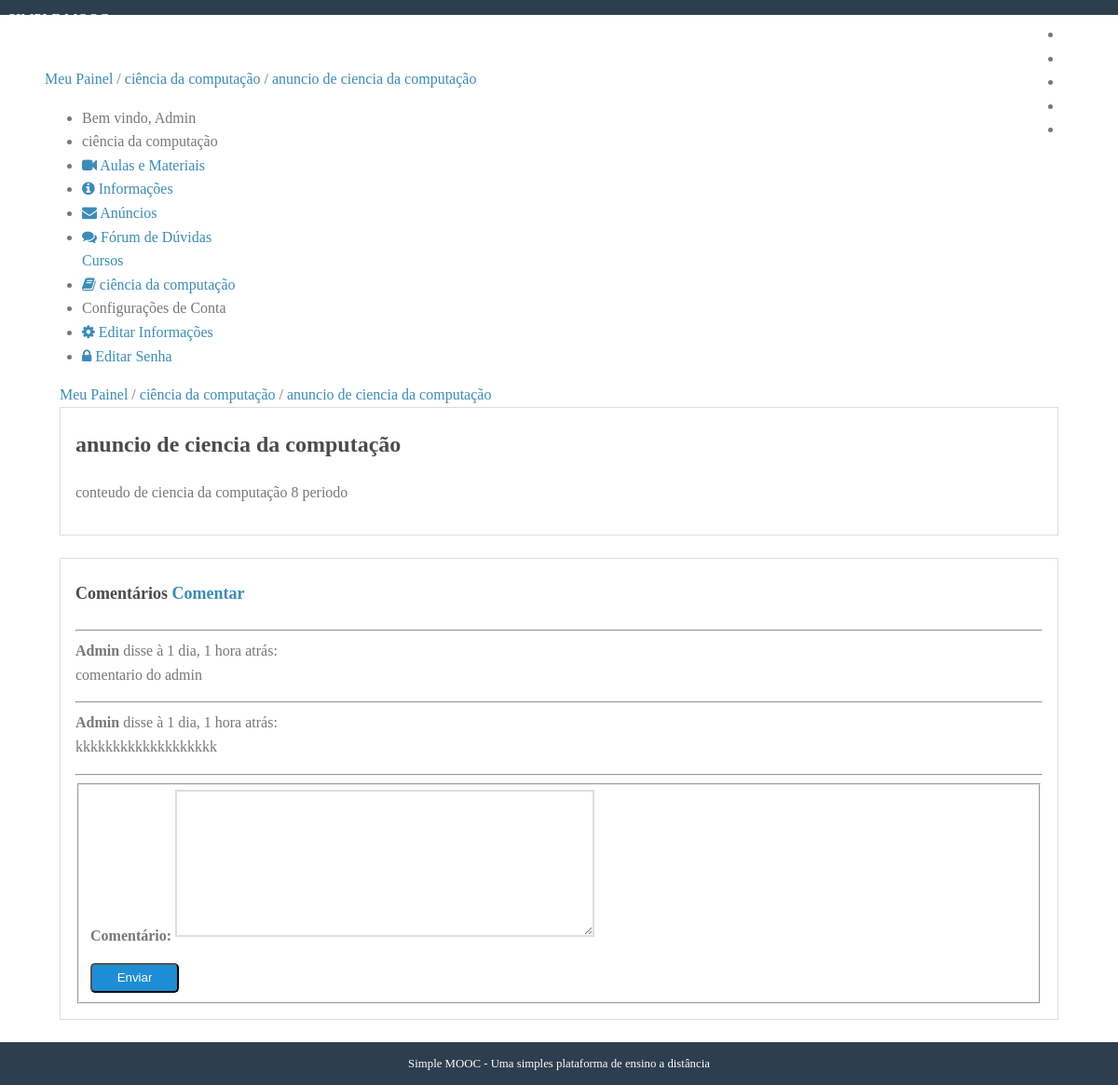
Before: /cursos/ciencia-da-computacao/anuncios/1 (signed in) with the older database file.
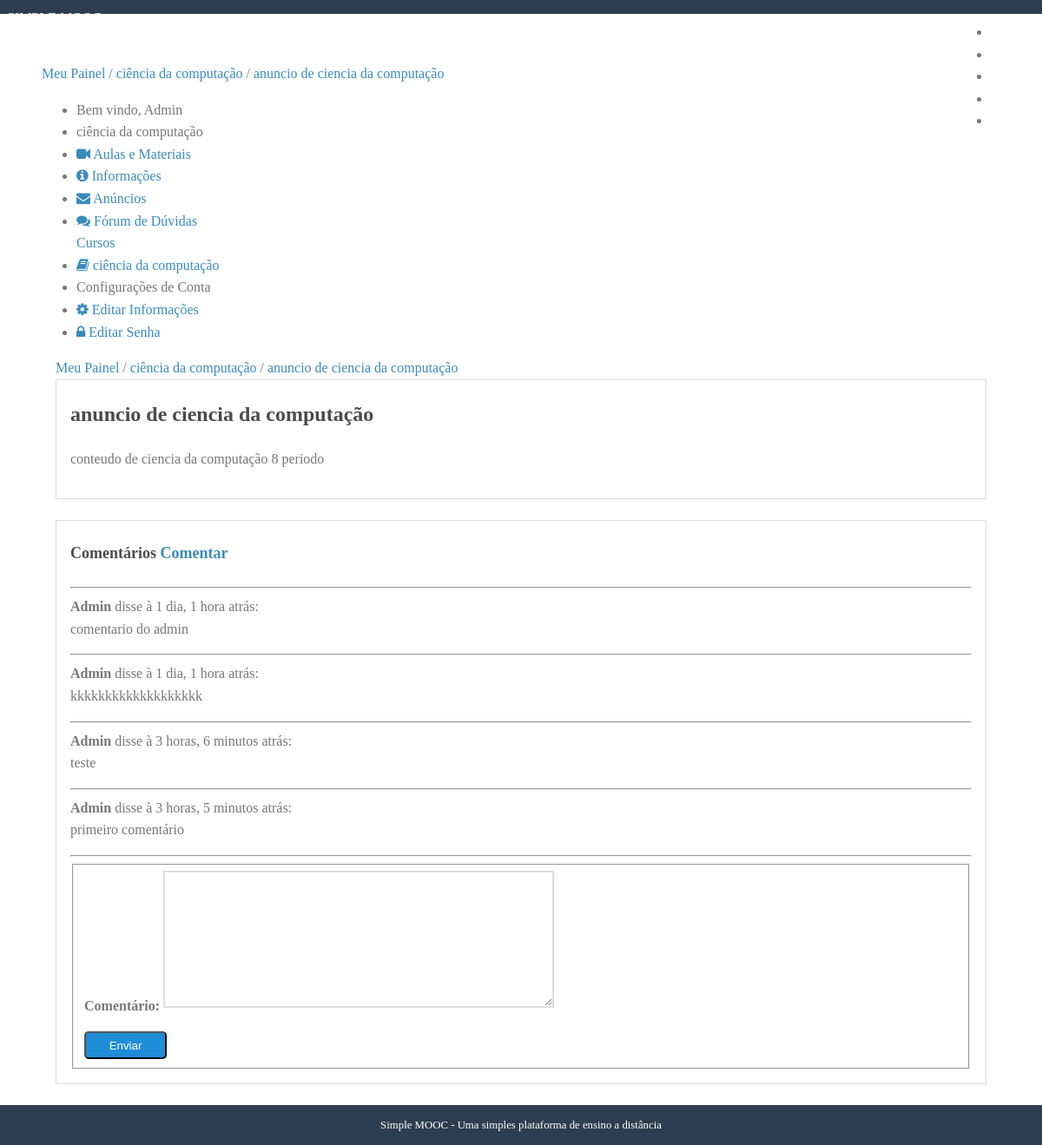
After: the same page with the newer database file.
### simplemooc/models.py (models this page shows, shortened)
class Course (models.Model):
    name = models.CharField('Nome', max_length=100)
    slug = models.SlugField('Atalho')
    description = models.TextField('Descrição Simples', blank=True)
    about = models.TextField('Sobre o Curso', blank=True)
    start_date = models.DateField(
        'Data de Início', null=True, blank=True
    )
    image = models.ImageField(
        upload_to='courses/images', verbose_name='Imagem',
        null=True, blank=True
    )
    created_at = models.DateTimeField('Criado em', auto_now_add=True)
    updated_at = models.DateTimeField('Atualizado em', auto_now=True)
    objects = CourseManager()
    def __str__(self):
        return self.name
    class Meta:
        verbose_name ='Curso'
        verbose_name_plural = 'Cursos'
        ordering = ['name']

class Announcement(models.Model):
    course = models.ForeignKey(
        Course, on_delete=models.CASCADE, verbose_name='Curso', related_name='announcements'
    )
    title = models.CharField('Título', max_length=100)
    content = models.TextField('Conteúdo')
    created_at = models.DateTimeField('Criado em', auto_now_add=True)
    updated_at = models.DateTimeField('Atualizado em', auto_now=True)
    def __str__(self):
        return self.title
    class Meta:
        verbose_name = 'Anúncio'
        verbose_name_plural = 'Anúncios'
        ordering = ['-created_at']

class EnrollmentModel(models.Model):
    STATUS_CHOICES = ((0, 'Pendente'),
                      (1, 'Aprovado'),
                      (2, 'Cancelado')
                      )
    user = models.ForeignKey(
        settings.AUTH_USER_MODEL, verbose_name='Usuário',
        on_delete=models.CASCADE, related_name='enrollments'
    )
    course = models.ForeignKey(
        Course, verbose_name='Curso', on_delete=models.CASCADE,
        related_name='enrollments'
    )
    status = models.IntegerField(
        'Situação', choices=STATUS_CHOICES, default=1, blank=True
    )
    created_at = models.DateTimeField('Criado em', auto_now_add=True)
    updated_at = models.DateTimeField('Atualizado em', auto_now=True)
    class Meta:
        verbose_name = 'Inscrição'
        verbose_name_plural = 'Inscrições'
        unique_together = (('user', 'course'),)

class Comment(models.Model):
    announcement = models.ForeignKey(
        Announcement, on_delete=models.CASCADE, verbose_name='Anúncio', related_name='comments'
    )
    user = models.ForeignKey(settings.AUTH_USER_MODEL, on_delete=models.CASCADE, verbose_name='usuário')
    comment = models.TextField('Comentário')
    created_at = models.DateTimeField('Criado em', auto_now_add=True)
    updated_at = models.DateTimeField('Atualizado em', auto_now=True)
    class Meta:
        verbose_name = 'Comentário'
        verbose_name_plural = 'Comentários'
        ordering = ['created_at']

### accounts/models.py (models this page shows, shortened)
class User(AbstractBaseUser, PermissionsMixin):
    username = models.CharField(
        'Nome de Usuário', max_length=30, unique=True,
        validators=[validators.RegexValidator(re.compile('^[\w.@+-]+$'),
                    'O nome do usuário só pode conter letras, digitos ou '
                    'os seguintes caracteres: @/./+/-/', 'invalid')]
    )
    email = models.EmailField('E-mail', unique=True)
    name = models.CharField('Nome', max_length=100, blank=True)
    is_active = models.BooleanField('Está ativo?', blank=True, default=True)
    is_staff = models.BooleanField('É da equipe?', blank=True, default=False)
    date_joined = models.DateTimeField('Data de entrada', auto_now_add=True)
    objects = UserManager()
    USERNAME_FIELD = 'username'
    REQUIRED_FIELDS = ['email']
    def __str__(self):
        return self.name or self.username
    class Meta:
        verbose_name = 'Usuário'
        verbose_name_plural = 'Usuários'

### courses/views.py (the view, shortened to what this page needs)
# urls.py: re_path(r'(?P<slug>[\w_-]+)/anuncios/(?P<pk>\d+)$', views.show_announcement,
@login_required
def show_announcement(request, slug, pk):
    course = get_object_or_404(Course, slug=slug)
    announcement = get_object_or_404(course.announcements.all(), pk=pk)
    form = CommentForm(request.POST or None)
    template = 'courses/show_announcement.html'
    context = {
        'course': course,
        'announcement': announcement,
        'form': form,
    }
    return render(request, template, context)

### courses/forms.py
class CommentForm(forms.ModelForm):
    class Meta:
        model = Comment
        fields = ['comment']

### courses/templatetags/courses_tags.py (called while the page is built)
@register.simple_tag
def load_my_courses(user):
    return EnrollmentModel.objects.filter(user=user)

### courses/templates/courses/show_announcement.html (shortened to what this page needs)
{% extends 'courses/course_dashboard.html'%}
{% block dashboard_content %}
{% block  breadcrumb %}
    {{ block.super }}
    /
    <a href="{% url 'courses:show_announcement' course.slug announcement.pk %}">{{ announcement }}</a>
{% endblock%}
<div class="well">
    <h2>{{ announcement.title }}</h2>
    {{ announcement.content|linebreaks }}
</div>
<div class="well">
    <h4 id="comments">Comentários
        <a class="fright" href="#add_comment">Comentar</a></h4>
    <hr />
    {% for comment in announcement.comments.all %}
    <p>
        <strong>{{ comment.user }}</strong> disse à {{comment.created_at|timesince}} atrás:
        <br />
       {{ comment.comment|linebreaksbr }}
    </p>
    <hr>
    {% empty %}
    <p>
        Nenhum comentário para este anúncio.
    </p>
    {% endfor %}
    <form method="post" class="pure-form pure-form-stacked" id="add_comment">
        <fieldset>
            {% for field in  form %}
            <div class="pure-control-group">
                {{ field.label_tag }}
                {{ field }}
            </div>
            {% endfor %}
            <div class="pure-controls">
                <button type="submit" class="pure-button pure-button-primary">Enviar</button>
            </div>
        </fieldset>
    </form>
</div>
{% endblock %}

### courses/templates/courses/course_dashboard.html
{% extends 'accounts/dashboard.html' %}
{% block  breadcrumb %}
    {{ block.super }}
    /
    <a href="{% url 'courses:announcements' course.slug %}">{{ course }}</a>
{% endblock%}
{% block menu_options %}
<li class="pure-menu-heading">
     {{ course }}
</li>
<li>
    <a href="#">
        <i class="fa fa-video-camera"></i>
        Aulas e Materiais
    </a>
</li>
<li>
    <a href="#">
        <i class="fa fa-info-circle"></i>
        Informações
    </a>
</li>
<li>
    <a href="#">
        <i class="fa fa-envelope"></i>
        Anúncios
    </a>
</li>
<li>
    <a href="#">
        <i class="fa fa-comments"></i>
        Fórum de Dúvidas
    </a>
</li>
{{ block.super }}
{% endblock %}

### accounts/templates/accounts/dashboard.html (shortened to what this page needs)
{% extends 'base.html' %}
{% load courses_tags %}
{% block content %}
{% load_my_courses user as enrollments %}
<div class="pure-g-r content-ribbon">
        <div class="pure-u-1">
            <ul class="breadcrumb">
                {% block breadcrumb %}
                <a href="{% url 'accounts:dashboard' %}">Meu Painel</a>
                {% endblock %}
            </ul>
        </div>
        <div class="pure-u-1-3">
            <div class="pure-menu pure-menu-open">
                <ul>
                     <li class="pure-menu-heading">
                         Bem vindo, {{user}}
                     </li>
                    {% block menu_options %}
                    <a class="pure-menu-heading">Cursos</a>
                    {% for enrollment in enrollments %}
                    <li>
                        <a href="{% url 'courses:announcements' enrollment.course.slug %}">
                            <i class="fa fa-book"></i>
                            {{enrollment.course}}
                        </a>
                    </li>
                    {% empty %}
                    <li>Nenhum curso encontrado</li>
                    {% endfor %}
                    <li class="pure-menu-heading">Configurações de Conta</li>
                    <li>
                        <a
                            href="{% url 'accounts:edit' %}">
                           <i class="fa fa-cog"></i>
                            Editar Informações
                        </a>
                    </li>
                    <li>
                        <a href="{% url 'accounts:edit_password' %}">
                            <i class="fa fa-lock"></i>
                            Editar Senha
                        </a>
                    </li>
                      {% endblock %}
                </ul>
            </div>
        </div>
        <div class="pure-u-2-3">
            <div class="inner">
             {% block dashboard_content %}{% endblock %}
            </div>
        </div>
</div>
{% endblock %}

### website/templates/website/base.html (shortened to what this page needs)
<!doctype html>
{% load static %}
<html lang="en">
<head>
    <link rel="stylesheet" href="http://yui.yahooapis.com/pure/0.3.0/pure-min.css">
    <link rel="stylesheet" href="{% static 'website/css/font-awesome.css' %}"/>
    <link rel="stylesheet" href="{% static 'website/css/styles.css' %}"/>
</head>
<body>
<div class="header">
    <div class="pure-menu pure-menu-open pure-menu-fixed pure-menu-horizontal">
        <a class="pure-menu-heading" href="">SIMPLE MOOC</a>
        <ul>
             <li class="pure-menu-selected"><a href="{%url 'website:home' %}">Início</a></li>
                <li><a href="{% url 'courses:index' %}">Cursos</a></li>
                <li><a href="{% url 'website:contact' %}">Contato</a></li>
                {% if user.is_authenticated %}
                <li><a href="{% url 'accounts:dashboard' %}">Painel</a></li>
                <li><a href="{% url 'accounts:logout' %}">Sair</a></li>
                {% else %}
                <li><a href="{% url 'accounts:login' %}">Entrar</a></li>
                {% endif %}
        </ul>
    </div>
</div>
<div class="content">
        {% block content %}{% endblock %}
    <div class="footer">
        Simple MOOC - Uma simples plataforma de ensino a distância
    </div>
</div>
</body>
</html>

### website/static/website/css/styles.css (style rules this page uses)
* { -webkit-box-sizing: border-box; -moz-box-sizing: border-box; box-sizing: border-box; }
body { margin: 0 auto; line-height: 1.7em; }
a { color: #3b8bba; }
.content { padding-top: 2em; }
.header { margin: 0 0; }
.header .pure-menu { padding: 0.5em; background-color: #2d3e50; }
.header .pure-menu a { color: #fff; }
.header .pure-menu-heading { float: left; }
.header ul { float: right; }
.pure-menu.pure-menu-open.pure-menu-fixed { border-bottom: none; z-index: 4; }
.content .content-ribbon { margin: 1.5em 3em; }
.footer { background: #2d3e50; color: #fff; text-align: center; padding: 1em; font-size: 80%; }
.pure-form label { margin: 1em 0 0; font-weight: bold; font-size: 100%; }
.pure-form input[type], .pure-form textarea, .pure-form select { border: 2px solid #ddd; box-shadow: none; font-size: 100%; width: 100%; max-width: 350px; margin-bottom: 0.3em; }
.pure-form textarea { max-width: 450px; }
.pure-form .pure-control-group { margin-bottom: 1em; }
.pure-button-primary { background-color: #1f8dd6; color: white; padding: 0.5em 2em; border-radius: 5px; }
.inner { padding: 0em 1em; }
.inner p { margin-top: 0; }
ul.breadcrumb { padding: 0; }
body { min-width: 320px; color: #777; line-height: 1.6; }
h1, h2, h3, h4, h5, h6 { font-weight: bold; color: rgb(75, 75, 75); }
h4 { font-size: 1.125em; }
a { color: #3b8bba; text-decoration: none; }
.well { border: 1px solid #ddd; padding: 0em 1em 1em 1em; margin-bottom: 1.5em; }

Changed rows visible on the page:
added Comment: user "Admin", created_at "3 horas, 6 minutos", comment "teste"
added Comment: user "Admin", created_at "3 horas, 5 minutos", comment "primeiro comentário"
